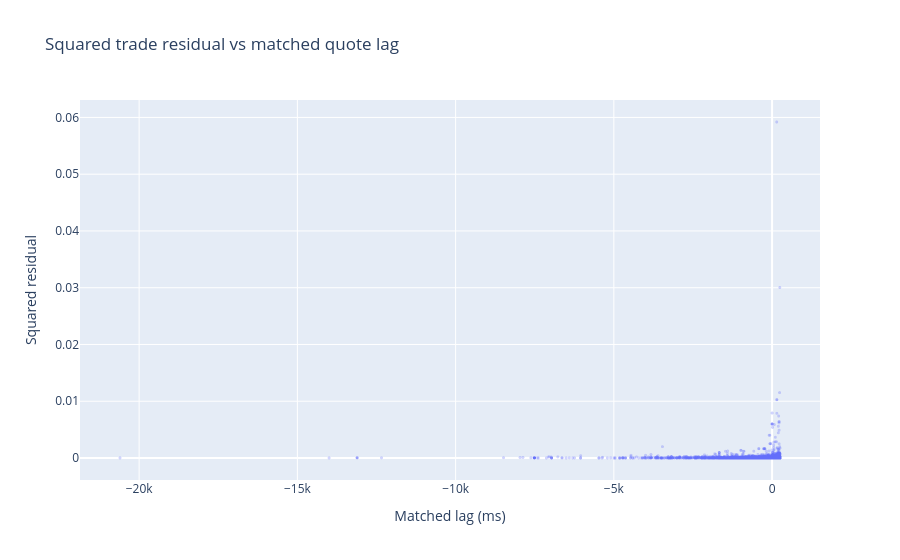

The notebook cell saved with this chart:
### Code cell
import plotly.express as px

fig = px.scatter(
    x=df_trades_result["matched_lag_ns"].to_numpy() / 1_000_000,
    y=df_trades_result["trade_residual"].to_numpy() ** 2,
    labels={"x": "Matched lag (ms)", "y": "Squared residual"},
    title="Squared trade residual vs matched quote lag",
    opacity=0.3,
)
fig.update_traces(marker=dict(size=3))
fig.show()

### Figure 1 — Plotly figure (JSON) as saved in the notebook; plotly's stock layout.template omitted (floating-point values rounded to 4 significant figures; data arrays with more than 128 entries replaced by an {"elided": "..."} marker saying what was removed)
{"data": [{"hovertemplate": "Matched lag (ms)=%{x}<br>Squared residual=%{y}<extra></extra>", "legendgroup": "", "marker": {"color": "#636efa", "opacity": 0.3, "size": 3, "symbol": "circle"}, "mode": "markers", "name": "", "showlegend": false, "type": "scattergl", "x": {"elided": "8895 float values"}, "xaxis": "x", "y": {"elided": "8895 float values"}, "yaxis": "y"}], "layout": {"legend": {"tracegroupgap": 0}, "title": {"text": "Squared trade residual vs matched quote lag"}, "xaxis": {"anchor": "y", "domain": [0, 1], "title": {"text": "Matched lag (ms)"}}, "yaxis": {"anchor": "x", "domain": [0, 1], "title": {"text": "Squared residual"}}}}
